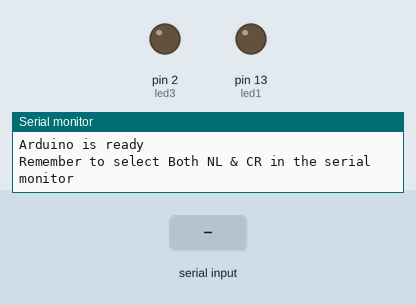
Recording of a sketch running on a simulated Arduino Uno, built with avr-gcc and run on an emulated ATmega328P. Parts: output pins drawn as LEDs (lit = HIGH), the last lines printed to the serial monitor. The test bench sets the inputs (shaded band).

Above: at 1.2 s.
1.3 s: "B" received over Serial
At 2.3 s:
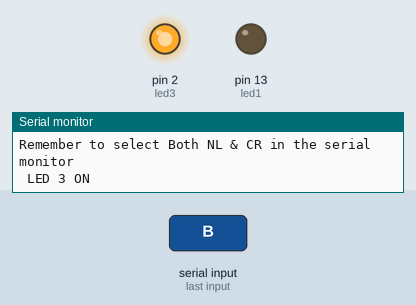
2.8 s: "A" received over Serial
4.3 s: "b" received over Serial
At 5.7 s:
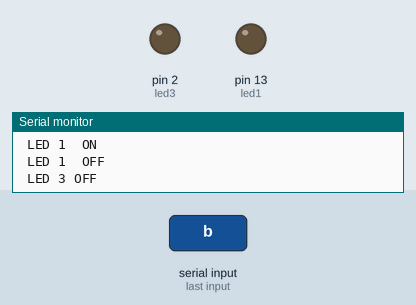
Timing chart, 0 to 7.3 s (numbered marks = the images above; inputs shaded):
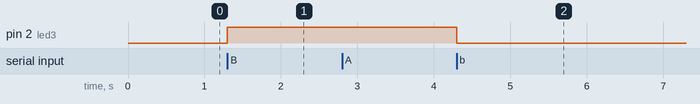

The sketch:

Serial.ino
```cpp
#include <SoftwareSerial.h>
SoftwareSerial BTserial(2, 3); // RX | TX
// Connect the HC-05 TX to Arduino pin 2 RX.
// Connect the HC-05 RX to Arduino pin 3 TX through a voltage divider.
//

char A = ' ';

int incomingByte = 0;
int led1 = 13;
int led3 = 2;


void setup() {
  Serial.begin(115200);
  Serial.println("Arduino is ready");
    Serial.println("Remember to select Both NL & CR in the serial monitor");

    // HC-05 default serial speed for Command mode is 9600
    BTserial.begin(115200);
  pinMode(led1, OUTPUT);
  pinMode(led3, OUTPUT);

}

void loop() {
  if (Serial.available())  {
    if (BTserial.available()) {
       BTserial.read();

    }
    //Read incoming Byte:
    incomingByte = Serial.read();


    switch (char(incomingByte)) {
      default:
      case 'A':

      Serial.println(" LED 1  ON");
      ledOn(led1);

    //  break;

   case 'a':
   Serial.println(" LED 1  OFF");
   ledOff(led1);
   break;

 case 'B':
   Serial.println(" LED 3 ON");
   ledOn(led3);


   break;

 case 'b':

   Serial.println(" LED 3 OFF");
   ledOff(led3);

   break;
    }


  }
}


void ledOn(int pin) {
  digitalWrite(pin, HIGH);

}

void ledOff(int pin) {
  digitalWrite(pin, LOW);

}
```

Measured:
- after the input at 1.3 s, pin 2 (led3): LOW → HIGH at once
- after the input at 4.3 s, pin 2 (led3): HIGH → LOW at once
